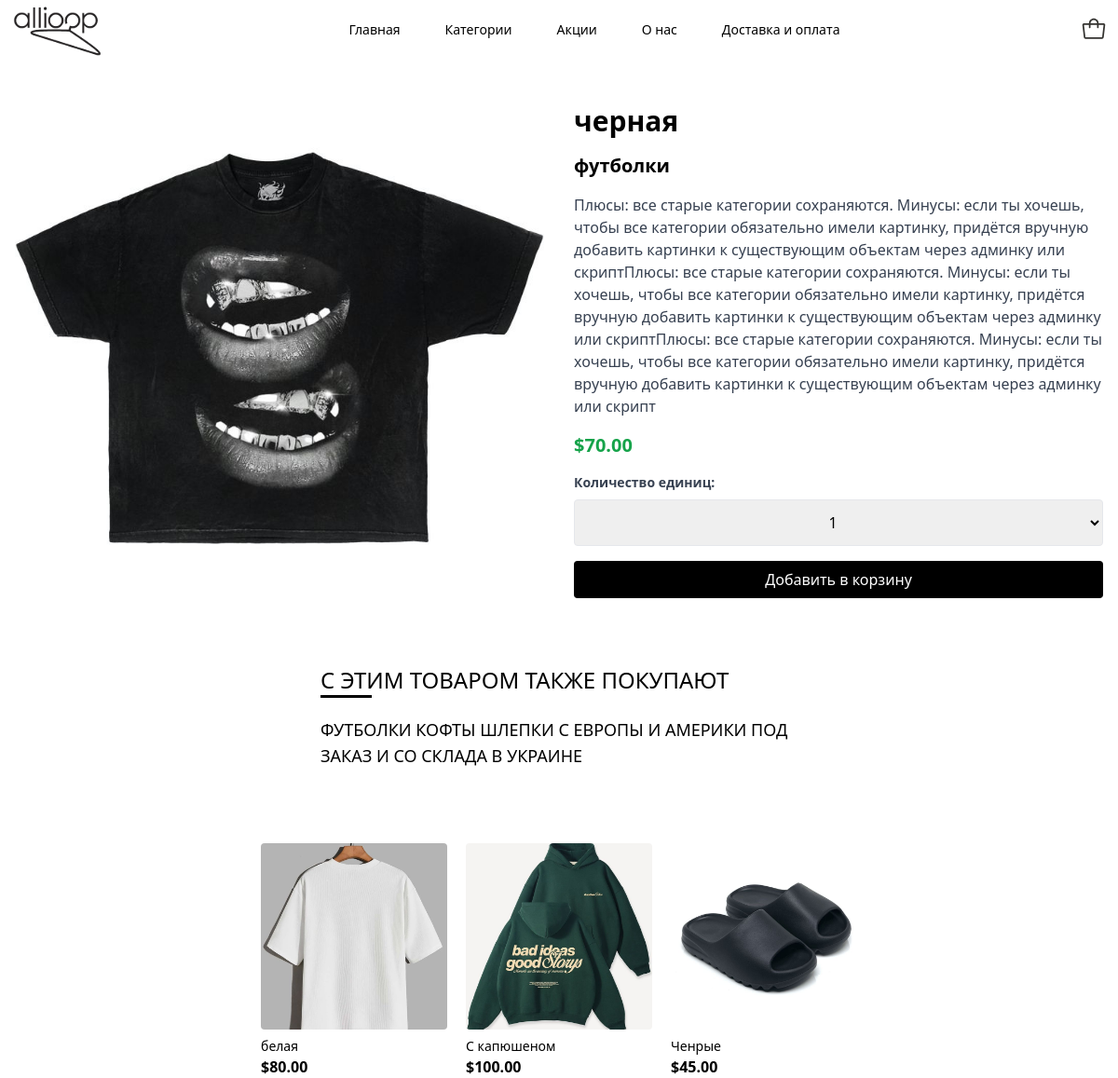
The page /7/chernaya/ on the database its author committed.
### shop/models.py (models this page shows, shortened)
class Product(models.Model):
    category = models.ForeignKey(Category, related_name='products',on_delete=models.CASCADE)
    name = models.CharField(max_length=200)
    slug = models.SlugField(max_length=200)
    image = models.ImageField(upload_to='products/%Y/%m/%d',blank=True)
    description = models.TextField(blank=True)
    price = models.DecimalField(max_digits=10,decimal_places=2)
    available = models.BooleanField(default=True)
    created = models.DateTimeField(auto_now_add=True)
    updated = models.DateTimeField(auto_now=True)
    class Meta:
        ordering = ['name']
        indexes = [
        models.Index(fields=['id', 'slug']),
        models.Index(fields=['name']), models.Index(fields=['-created']),]
    def get_absolute_url(self):
        return reverse('shop:product_detail', args=[self.id, self.slug])

class Category(models.Model):
    name = models.CharField(max_length=200, verbose_name="Название")
    slug = models.SlugField(max_length=200, unique=True, verbose_name="URL (слаг)")
    image = models.ImageField(upload_to='categories/', blank=True, null=True, verbose_name="Картинка Категории Продукта")
    class Meta:
        ordering = ['name']
        indexes = [
            models.Index(fields=['name']),
        ]
        verbose_name = 'Категория'
        verbose_name_plural = 'Категории'
    def __str__(self):
        return self.name
    def get_absolute_url(self):
        return reverse('shop:product_list_by_category', args=[self.slug])

### shop/views.py (the view)
# urls.py: path('<int:id>/<slug:slug>/', views.product_detail, name='product_detail'),
def product_detail(request, id, slug):
    product = get_object_or_404(Product,id=id, slug=slug, available=True)
    also_bought = Product.objects.exclude(id=product.id).order_by('?')[:3]
    cart_product_form = CartAddProductForm()
    return render(request, 'shop/product/detail.html',{'product': product, 'cart_product_form': cart_product_form, 'also_bought': also_bought})

### cart/forms.py
class CartAddProductForm(forms.Form):
    quantity = forms.TypedChoiceField(
                                choices=PRODUCT_QUANTITY_CHOICES,
                                coerce=int,
                                label="Количество",
                                widget=forms.Select(attrs={
                                    "class": "border rounded px-3 py-2 h-[50px] text-center"
                                })
                                )
    override = forms.BooleanField(required=False,
                                  initial=False,
                                  widget=forms.HiddenInput)

### cart/cart.py (called while the page is built)
    def __len__(self):
        return sum(item['quantity'] for item in self.cart.values())

### cart/context_processors.py (called while the page is built)
def cart(request):
    return {'cart': Cart(request)}

### shop/context_processors.py (called while the page is built)
def categories(request):
    return {
        'categories': Category.objects.all()
    }

### shop/templates/shop/product/detail.html (shortened to what this page needs)
{% extends "shop/base.html" %}
{% load static %}
{% block content %}
<section class="max-w-7xl mx-auto px-4 py-8 mt-20">
    <div class="flex flex-col md:flex-row gap-8 items-start">
        <div class="md:w-1/2 flex justify-center">
            <img src="{{ product.image.url }}" alt="{{ product.name }}"
                class="w-full h-auto max-h-[500px] object-cover rounded">
        </div>
        <div class="md:w-1/2 flex flex-col gap-4">
            <h1 class="text-3xl font-bold">{{ product.name }}</h1>
            <h2 class="text-xl font-bold">{{ product.category }}</h2>
            <p class="text-gray-700">{{ product.description }}</p>
            <p class="text-xl font-semibold text-green-600">${{ product.price }}</p>
            <form action="{% url 'cart:cart_add' product.id %}" method="post" class="flex flex-col gap-2">
                <label for="{{ cart_product_form.quantity.id_for_label }}" class="text-sm font-semibold text-gray-700">
                    Количество единиц:
                </label>
                {{ cart_product_form.quantity }}
                <input type="submit" value="Добавить в корзину"
                    class="bg-black text-white px-4 py-2 rounded mt-2 hover:bg-gray-800 transition">
            </form>
        </div>
    </div>
</section>
<section class="mt-10 px-5 flex justify-center items-center">
    <div class="flex flex-row">
        <div class="flex flex-col">
            <h2 class="text-2xl font-normal uppercase">С этим товаром также покупают</h2>
            <div class="w-[55px] h-[3px] bg-black"></div>
            <h3 class="text-lg font-thin uppercase max-w-lg mt-5">Футболки кофты шлепки с Европы и Америки под заказ и
                со склада в Украине</h3>
        </div>
    </div>
</section>
<section class="mt-20 flex justify-center items-center flex-row flex-wrap gap-5">
    {% for item in also_bought %}
    <a href="{{ item.get_absolute_url }}" class="flex-shrink-0 w-[200px]">
        <img src="{{ item.image.url }}" alt="{{ item.name }}" class="w-full h-[200px] object-cover rounded">
        <span class="block mt-2 text-sm font-medium truncate">{{ item.name }}</span>
        <span class="block text-black font-semibold">${{ item.price }}</span>
    </a>
    {% endfor %}
</section>
{% endblock %}

### shop/templates/shop/base.html (shortened to what this page needs)
{% load static %}
<!DOCTYPE html>
<html>
<head>
    <script src="https://cdn.tailwindcss.com"></script>
</head>
<body>
    {% include "include/menu.html" %}
    {% block content %}
    {% endblock %}
</body>
</html>

### shop/templates/include/menu.html (shortened to what this page needs)
{% load static %}
<nav class="bg-white/90 backdrop-blur-md fixed top-0 left-0 w-full z-50">
    <div class="px-3">
        <div class="flex justify-between h-16 items-center">
            <div class="flex-shrink-0 flex items-center">
                <a href="{% url 'shop:product_list' %}" class="text-xl font-bold text-red-600"><img
                        src="{% static 'img/Logo.svg' %}" alt="Logo"></a>
            </div>
            <div class="hidden md:flex space-x-6">
                <a href="{% url 'shop:product_list' %}"
                    class="relative px-3 py-2 rounded-md text-sm font-normal
                            text-black
                            after:block after:absolute after:left-0 after:-bottom-1 after:h-0.5 after:bg-black after:transition-all hover:after:w-full">
                    Главная
                </a>
                <div class="relative group">
                    <button
                        class="relative text-black px-3 py-2 rounded-md text-sm font-normal after:block after:absolute after:left-0 after:-bottom-1 after:w-0 after:h-0.5 after:bg-black after:transition-all hover:after:w-full">
                        Категории
                    </button>
                </div>
                <a href="#"
                    class="relative px-3 py-2 rounded-md text-sm font-normal
                            text-black
                            after:block after:absolute after:left-0 after:-bottom-1 after:h-0.5 after:bg-black after:transition-all hover:after:w-full">
                    Акции
                </a>
                <a href="#"
                    class="relative px-3 py-2 rounded-md text-sm font-normal
                            text-black
                            after:block after:absolute after:left-0 after:-bottom-1 after:h-0.5 after:bg-black after:transition-all hover:after:w-full">
                    О нас
                </a>
                <a href="#"
                    class="relative px-3 py-2 rounded-md text-sm font-normal
                            text-black
                            after:block after:absolute after:left-0 after:-bottom-1 after:h-0.5 after:bg-black after:transition-all hover:after:w-full">
                    Доставка и оплата</a>
            </div>
            <div class="flex items-center space-x-4">
                <div class="relative flex items-center space-x-2 flex-row gap-5">
                    {% with total_items=cart|length %}
                    <a href="{% url 'cart:cart_detail' %}" class="flex items-center text-black font-thin text-xl">
                        <img src="{% static 'img/Cart.svg' %}" alt="Cart" class="w-7 h-7">
                    </a>
                    {% endwith %}
                </div>
            </div>
        </div>
    </div>
</nav>

### rows shown on the page
Product: image (picture), name "черная", category "футболки", description "Плюсы: все старые категории сохраняются. Минусы: если ты хочешь, чтобы все категории обязательно имели картинку, придётся вручную добавить картинки к существующим объектам через админку или скриптПлюсы: все старые категории сохраняются. Минусы: если ты хочешь, чтобы все категории обязательно имели картинку, придётся вручную добавить картинки к существующим объектам через админку или скриптПлюсы: все старые категории сохраняются. Минусы: если ты хочешь, чтобы все категории обязательно имели картинку, придётся вручную добавить картинки к существующим объектам через админку или скрипт", price "70.00"
Product: image (picture), name "белая", price "80.00"
Product: image (picture), name "С капюшеном", price "100.00"
Product: image (picture), name "Ченрые", price "45.00"
